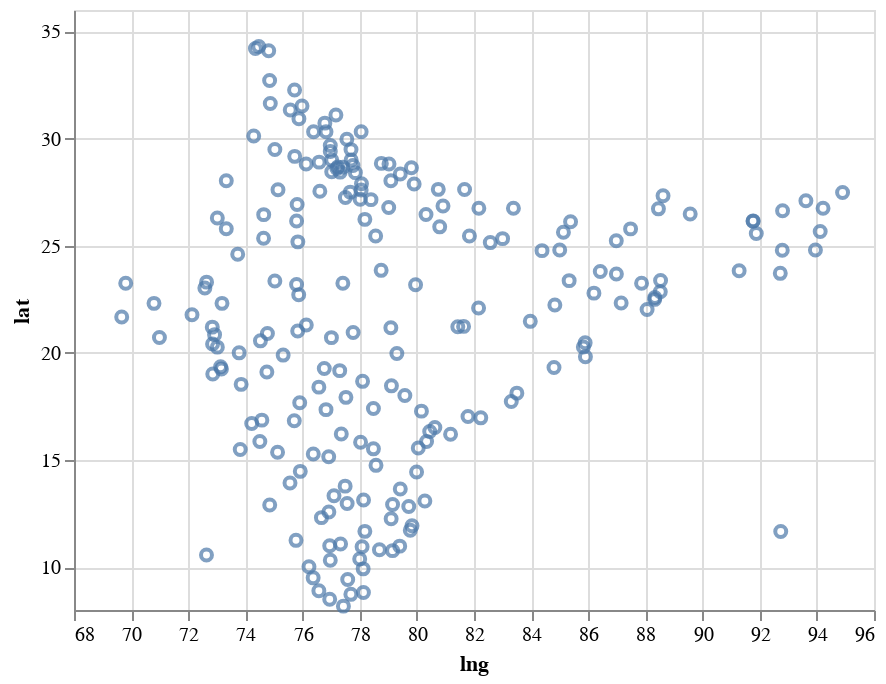

Notebook code cell kept with this figure:
### Code cell
alt.Chart(city).mark_point().encode(
    alt.X('lng',scale=alt.Scale(zero=False)),
    alt.Y('lat',scale=alt.Scale(zero=False)),
    tooltip=['city_ascii']
)

### Figure 1 — Vega-Lite specification as saved in the notebook (floating-point values rounded to 4 significant figures; data arrays with more than 128 entries replaced by an {"elided": "..."} marker saying what was removed)
{"config": {"view": {"continuousWidth": 400, "continuousHeight": 300}}, "data": {"name": "data-831c000ac6e1b84194223de867d189c8"}, "mark": "point", "encoding": {"tooltip": [{"type": "nominal", "field": "city_ascii"}], "x": {"type": "quantitative", "field": "lng", "scale": {"zero": false}}, "y": {"type": "quantitative", "field": "lat", "scale": {"zero": false}}}, "$schema": "https://vega.github.io/schema/vega-lite/v4.8.1.json", "datasets": {"data-831c000ac6e1b84194223de867d189c8": {"elided": "212 records"}}}
